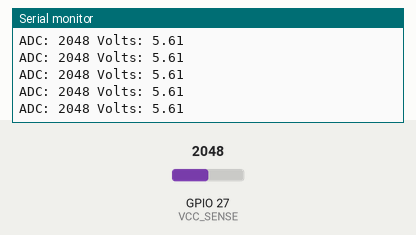
This program was run on a simulated ESP32. Parts: the last lines printed to the serial monitor. The inputs (shaded band) are chosen by the test bench; at power-on: GPIO 27 (VCC_SENSE) = 2048.

Above: at 1.2 s.
1.3 s: GPIO 27 (VCC_SENSE) set to 1054
At 2.3 s:
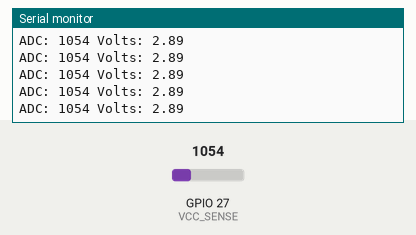
4.3 s: GPIO 27 (VCC_SENSE) set to 973
At 4.8 s:
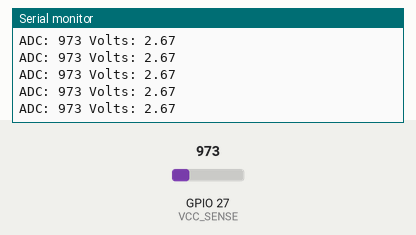
Timing chart, 0 to 4.9 s (numbered marks = the images above; inputs shaded):
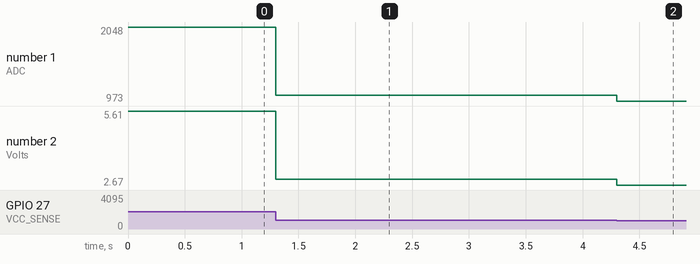

Measured:
- after the input at 1.3 s, the serial monitor: prints a new line at once (image 1)
- after the input at 4.3 s, the serial monitor: prints a new line at once (image 2)
- plotted number 1: 2048 → 1054 after the input at 1.3 s, 1054 → 973 after the input at 4.3 s
- plotted number 2: 5.61 → 2.89 after the input at 1.3 s, 2.89 → 2.67 after the input at 4.3 s

The program:

main.cpp
```cpp
#include <Arduino.h>

const unsigned int VCC_SENSE = 27;
const float ADC_COUNTS_TO_VOLTS = (2.4 + 1.0) / 1.0 * 3.3 / 4095.0;


void setup() {
  pinMode(VCC_SENSE, INPUT);
  Serial.begin(115200);
}

void loop() {
  while(1) {
    int counts = analogRead(VCC_SENSE);
    Serial.print("ADC: ");
    Serial.print(counts);
    Serial.print(" Volts: ");
    Serial.println(ADC_COUNTS_TO_VOLTS * counts);
  }
}
```
